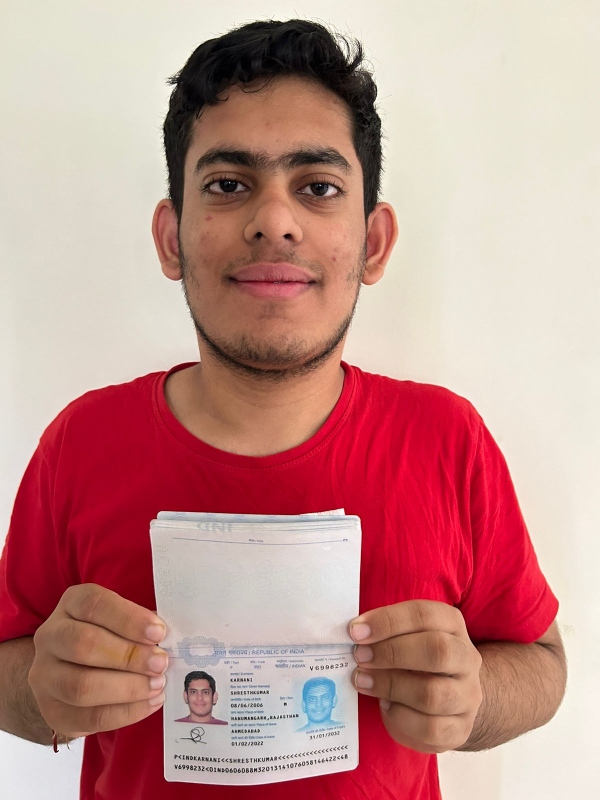
#> input picture onepiece_converter/inputs/Photo Id .jpeg, 1200 x 1600 px (shown at 1/2 size)
$ python -i color_grading.py   (imports and definitions only)
#> lines starting #> are read from the running program, lines starting #| are printed output that depends on the picture
"""Arc-based color grading for Part 3 output."""

from __future__ import annotations

from typing import Dict, List, Tuple

import numpy as np
from PIL import Image, ImageEnhance


ARC_PALETTES: Dict[str, List[Tuple[int, int, int]]] = {
    "adventure": [(246, 206, 81), (51, 129, 214), (245, 245, 245), (221, 154, 82), (49, 84, 138)],
    "dramatic": [(38, 57, 92), (90, 103, 128), (172, 178, 184), (53, 57, 72), (218, 219, 221)],
    "wano": [(194, 38, 36), (231, 184, 66), (34, 28, 39), (162, 111, 65), (95, 33, 40)],
}


def _apply_temperature_shift(image: Image.Image, target_palette: List[Tuple[int, int, int]]) -> Image.Image:
    arr = np.array(image.convert("RGB"), dtype=np.float32)
    target = np.array(target_palette, dtype=np.float32).mean(axis=0)
    cur = arr.reshape(-1, 3).mean(axis=0)
    shift = (target - cur) * 0.18
    arr[..., 0] = np.clip(arr[..., 0] + shift[0], 0, 255)
    arr[..., 1] = np.clip(arr[..., 1] + shift[1], 0, 255)
    arr[..., 2] = np.clip(arr[..., 2] + shift[2], 0, 255)
    return Image.fromarray(arr.astype(np.uint8), mode="RGB")


def apply_arc_color_grading(
    image: Image.Image,
    arc: str = "adventure",
    reference_input: Image.Image | None = None,
) -> Image.Image:
    palette = ARC_PALETTES.get(arc, ARC_PALETTES["adventure"])
    graded = image.convert("RGB")
    brightness = 1.05 if arc == "adventure" else 1.0
    saturation = 1.45 if arc == "adventure" else 1.25
    contrast = 1.25 if arc == "adventure" else 1.10
    graded = ImageEnhance.Brightness(graded).enhance(brightness)
    graded = ImageEnhance.Color(graded).enhance(saturation)
    graded = ImageEnhance.Contrast(graded).enhance(contrast)
    graded = _apply_temperature_shift(graded, palette)

    if reference_input is not None:
        in_brightness = float(np.array(reference_input.convert("RGB")).mean())
        out_arr = np.array(graded, dtype=np.float32)
        out_brightness = float(out_arr.mean())
        if out_brightness > 0:
            ratio = np.clip(in_brightness / out_brightness, 0.85, 1.15)
            out_arr = np.clip(out_arr * ratio, 0, 255)
            graded = Image.fromarray(out_arr.astype(np.uint8), mode="RGB")
    return graded

>>> from PIL import Image
>>> picture = Image.open('../inputs/Photo Id .jpeg')
#> picture is the input picture: PIL image 1200x1600 RGB; mean R, G, B 194.4, 143.9, 139.7
>>> result = apply_arc_color_grading(picture)
#> in apply_arc_color_grading, `graded = ImageEnhance.Color(graded).enhance(saturation)`:
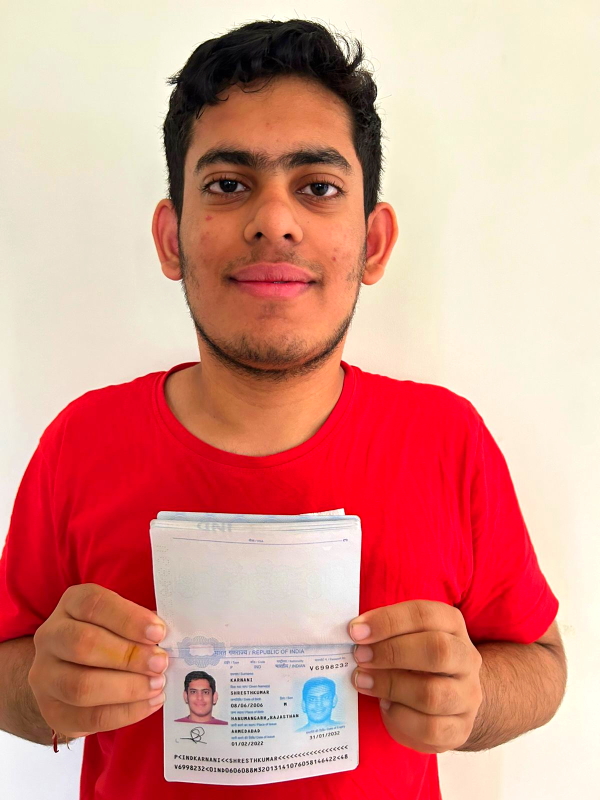
#> graded: PIL image 1200x1600 RGB (shown at 1/2 size); mean R, G, B 216.6, 148, 136.9
#> in apply_arc_color_grading, `graded = ImageEnhance.Contrast(graded).enhance(contrast)`:
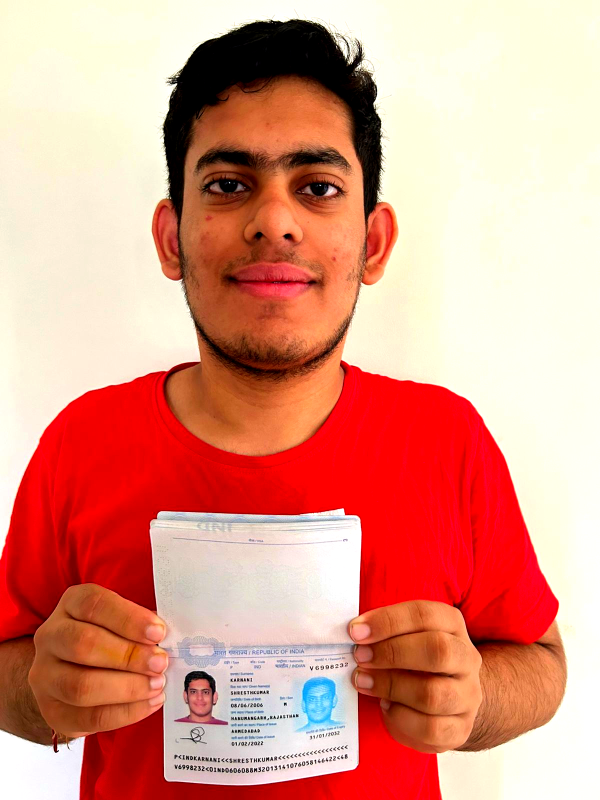
#> graded: PIL image 1200x1600 RGB (shown at 1/2 size); mean R, G, B 221.7, 150, 132.4
#> in _apply_temperature_shift, `cur = arr.reshape(-1, 3).mean(axis=0)`: cur = [222.4, 150.4, 132.6]
#> in _apply_temperature_shift, `shift = (target - cur) * 0.18`: shift = [-10.8, 2.38, 3.5]

$ run again, on onepiece_converter/inputs/download (2).jpeg
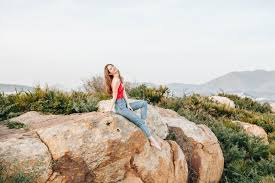
#> input picture onepiece_converter/inputs/download (2).jpeg, 275 x 183 px
#> picture is the input picture: PIL image 275x183 RGB; mean R, G, B 193.7, 185.3, 171.9
#> in apply_arc_color_grading, `graded = ImageEnhance.Color(graded).enhance(saturation)`:
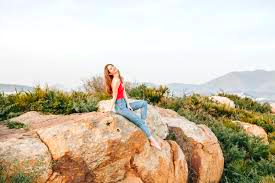
#> graded: PIL image 275x183 RGB; mean R, G, B 205.7, 193.2, 172.4
#> in apply_arc_color_grading, `graded = ImageEnhance.Contrast(graded).enhance(contrast)`:
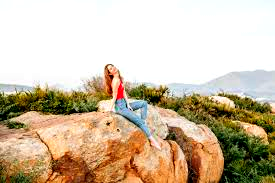
#> graded: PIL image 275x183 RGB; mean R, G, B 205.6, 188.4, 163.7
#> cur = [205.6, 188.4, 163.7]
#> shift = [-7.77, -4.47, -2.11]
